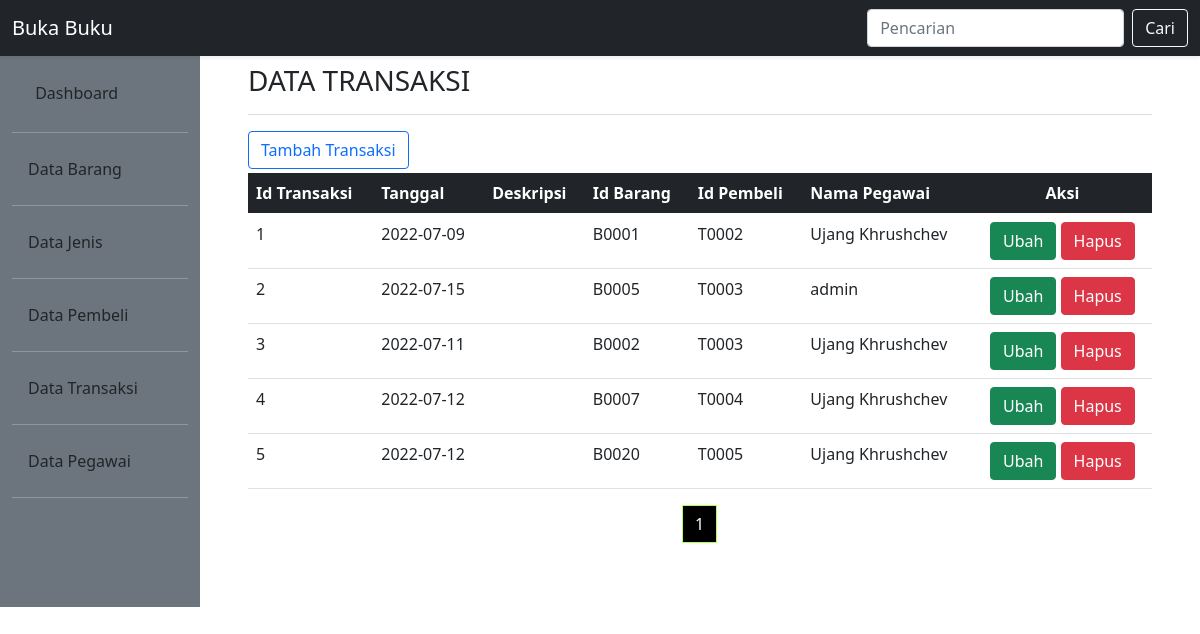
The page /pages/transaksi/transaksi.php (signed in) on the database its author committed.
### tables this page shows
CREATE TABLE `transaksi` (
  `id_transaksi` int(11) NOT NULL,
  `tanggal` date DEFAULT NULL,
  `deskripsi` varchar(30) DEFAULT NULL,
  `id_barang` varchar(5) NOT NULL,
  `id_pembeli` varchar(5) NOT NULL,
  `id_pegawai` varchar(5) DEFAULT NULL
);

CREATE TABLE `pegawai` (
  `id_pegawai` varchar(5) NOT NULL,
  `pass` varchar(50) NOT NULL,
  `nama_pegawai` varchar(30) NOT NULL,
  `telepon` varchar(13) NOT NULL,
  `alamat` varchar(30) NOT NULL
);

### pages/transaksi/transaksi.php (the view, shortened to what this page needs)
<!DOCTYPE html>
<html lang="en">
<head>
    <link href="https://cdn.jsdelivr.net/npm/bootstrap@5.0.2/dist/css/bootstrap.min.css" rel="stylesheet">
    <link rel="stylesheet" href="../../style.css">
</head>
<body>
<div class="banner">
	<nav class="navbar navbar-expand-lg fixed-top navbar-dark shadow-sm bg-dark">
  <div class="container-fluid">
    <a class="navbar-brand" href="#">Buka Buku</a>
	<form class="d-flex">
		<form method="get" name="frm" action="barang.php">
			<input class="form-control me-2" name="cari" type="text" placeholder="Pencarian" aria-label="Search">
			<button class="btn btn-outline-light mr-sm-2" type="text" name="tblCari" type="submit">Cari</button>
		</form>
      </form>
  </div>
</nav>
</div>
<div class="container-fluid">
	<div class="row">
		<div class="col-2 mt-5 pt-3 bg-secondary">
			<div class="sidebar">
			<ul class="nav flex-column ml-3 mb-5">
				<li class="nav-item">
					<a class="nav-link text-dark" href="index.php">
						Dashboard</a>
						<hr class="bg-light">
					</li>
				<li class="nav-item">
					<a class="nav-link text-dark" href="../barang/barang.php">Data Barang</a>
				</li>
			<hr class="bg-light">
				<li class="nav-item">
					<a class="nav-link text-dark" href="../jenis/jenis.php">Data Jenis</a>
				</li>
			<hr class="bg-light">
				<li class="nav-item">
					<a class="nav-link text-dark" href="../pembeli/pembeli.php">Data Pembeli</a>
				</li>
			<hr class="bg-light">
				<li class="nav-item">
					<a class="nav-link text-dark" href="transaksi.php">Data Transaksi</a>
				</li>
			<hr class="bg-light">
            <li class="nav-item">
					<a class="nav-link text-dark" href="../pegawai/pegawai.php">Data Pegawai</a>
				</li>
			<hr class="bg-light">
			</ul>
		</div>
		</div>
		<div class="col-10 p-5 pt-3 mt-5">
			<h3>DATA TRANSAKSI</h3>
            <hr class="bg-secondary">
            <?php
$db=dbConnect();
if($db->connect_errno==0){
	$perpage = 5;
	$hasil = $db->query("SELECT * FROM transaksi");
	$total = $hasil->num_rows;
	$banyakHal = ceil($total / $perpage);
	$page = isset($_GET['halaman']) ? (int)$_GET['halaman'] : 1;
	$start = ($page > 1) ?  ($page * $perpage) - $perpage:0;
	if(isset($_GET["tblCari"])){
		$dicari=$db->escape_string($_GET["cari"]);
		$sql="SELECT id_transaksi, tanggal, deskripsi, id_barang, id_pembeli, nama_pegawai
        FROM transaksi LEFT JOIN pegawai ON transaksi.id_pegawai = pegawai.id_pegawai
		WHERE id_transaksi LIKE '%$dicari%'
		OR tanggal LIKE '%$dicari%'
		OR deskripsi LIKE '%$dicari%'
		OR id_barang LIKE '%$dicari%'
		OR id_pembeli LIKE '%$dicari%'
		OR nama_pegawai LIKE '%$dicari%'
		ORDER BY id_transaksi ASC LIMIT $start, $perpage";
	}
	else{
	$sql="SELECT id_transaksi, tanggal, deskripsi, id_barang, id_pembeli, nama_pegawai
	 FROM transaksi LEFT JOIN pegawai ON transaksi.id_pegawai = pegawai.id_pegawai
	 ORDER BY id_transaksi
	 LIMIT $start,$perpage";
	}
	$res=$db->query($sql);
	if($res){
		?>
		<a href="transaksi-tambah.php"><button type="button" class="btn btn-outline-primary rounded">Tambah Transaksi</button></a>
		<table class="table mt-1">
            <thead class="thead-dark table-dark">
                <tr>
                <th scope="col">Id Transaksi</th>
                <th scope="col">Tanggal</th>
                <th scope="col">Deskripsi</th>
				<th scope="col">Id Barang</th>
				<th scope="col">Id Pembeli</th>
				<th scope="col">Nama Pegawai</th>
                <th scope="col" class="text-center">Aksi</th>
                </tr>
            </thead>
		<?php
		$data=$res->fetch_all(MYSQLI_ASSOC);
		foreach($data as $barisdata){
			?>
			<tr>
			<td><?php echo $barisdata["id_transaksi"];?></td>
			<td><?php echo $barisdata["tanggal"];?></td>
            <td><?php echo $barisdata["deskripsi"];?></td>
			<td><?php echo $barisdata["id_barang"];?></td>
			<td><?php echo $barisdata["id_pembeli"];?></td>
			<td><?php echo $barisdata["nama_pegawai"];?></td>
			<td class="text-center">
                    <a href="transaksi-form-ubah.php?id_transaksi=<?php echo base64_encode($barisdata["id_transaksi"]); ?>">
                    <button type="button" class="btn btn-success">Ubah</button></a>
                    <a href="transaksi-konfirmasi-hapus.php?id_transaksi=<?php echo base64_encode($barisdata["id_transaksi"]); ?>">
                    <button  type="button" class="btn btn-danger">Hapus</button></a>
				</td>
			</tr>
			<?php
		}
		?>
		</table>
			<nav aria-label="...">
			<ul class="pagination justify-content-center">
				<?php for($i=1; $i<=$banyakHal; $i++){ ?>
				<li class="page-item <?php if($page == $i)echo "active"?>" aria-current="page">
					<a class="page-link"  href="?halaman=<?php echo $i; ?>"><?php echo $i; ?></a>
				</li>
				<?php } ?>
			</ul>
			</nav>
		<?php
	}else
		echo "Gagal Eksekusi SQL".(DEVELOPMENT?" : ".$db->error:"")."<br>";
}
else
	echo "Gagal koneksi".(DEVELOPMENT?" : ".$db->connect_error:"")."<br>";
?>
</div>
</div>
</div>
</body>
</html>

### style.css (style rules this page uses)
.page-item.active .page-link { z-index: 1; color: #fff; background-color: black; border-color: #aeff5e; }
.pagination > li > a { background-color: white; color: black; }

### rows shown on the page
transaksi: id_transaksi "1", tanggal "2022-07-09", id_barang "B0001", id_pembeli "T0002", id_pegawai.nama_pegawai "Ujang Khrushchev"
transaksi: id_transaksi "2", tanggal "2022-07-15", id_barang "B0005", id_pembeli "T0003", id_pegawai.nama_pegawai "admin"
transaksi: id_transaksi "3", tanggal "2022-07-11", id_barang "B0002", id_pembeli "T0003", id_pegawai.nama_pegawai "Ujang Khrushchev"
transaksi: id_transaksi "4", tanggal "2022-07-12", id_barang "B0007", id_pembeli "T0004", id_pegawai.nama_pegawai "Ujang Khrushchev"
transaksi: id_transaksi "5", tanggal "2022-07-12", id_barang "B0020", id_pembeli "T0005", id_pegawai.nama_pegawai "Ujang Khrushchev"
